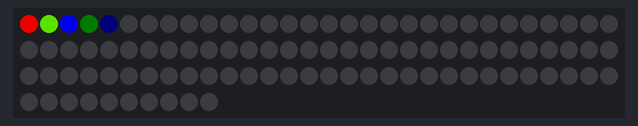
The sketch below on a simulated Arduino Uno, built with avr-gcc and run on an emulated ATmega328P. Shown: 100 RGB LEDs in strip order, left to right, continuing on the next row. Dim RGB values are drawn brighter than linear; random numbers use the default seed unless the sketch sets one.

Above: at 1.89 s.
At 7.13 s:
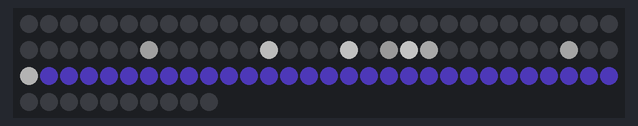
At 14.09 s:
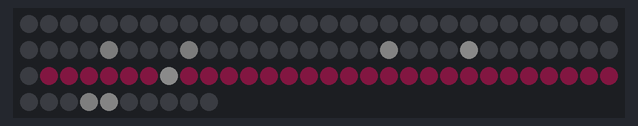
At 20.46 s:
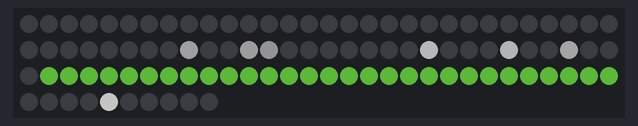
At 33.49 s:
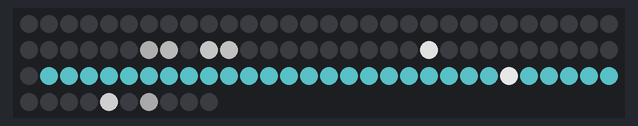
At 39.89 s:
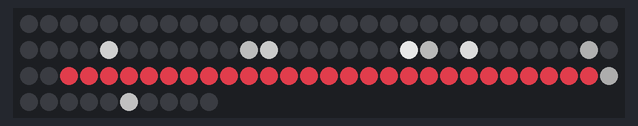

The sketch:

firework.ino
```cpp
#include "FastLED.h"

FASTLED_USING_NAMESPACE


#define DATA_PIN    6
#define LED_TYPE    WS2811
#define COLOR_ORDER RGB
#define NUM_LEDS    100
CRGB leds[NUM_LEDS];

#define BRIGHTNESS          200
#define FRAMES_PER_SECOND  120


void setup() {
  delay(1000); // 3 second delay for recovery

  // tell FastLED about the LED strip configuration
  FastLED.addLeds<LED_TYPE, DATA_PIN, COLOR_ORDER>(leds, NUM_LEDS).setCorrection(TypicalLEDStrip);
  Serial.begin(9600);
  // set master brightness control
  FastLED.setBrightness(BRIGHTNESS);
}


// List of patterns to cycle through.  Each is defined as a separate function below.
typedef void (*SimplePatternList[])();
SimplePatternList gPatterns = { my_pattern };

uint8_t gCurrentPatternNumber = 0; // Index number of which pattern is current
uint8_t gHue = 0; // rotating "base color" used by many of the patterns

void loop()
{
  // Call the current pattern function once, updating the 'leds' array
  gPatterns[gCurrentPatternNumber]();

  // send the 'leds' array out to the actual LED strip
  FastLED.show();
  // insert a delay to keep the framerate modest
  FastLED.delay(1000 / FRAMES_PER_SECOND);

  // do some periodic updates
  EVERY_N_MILLISECONDS( 20 ) {
    gHue++;  // slowly cycle the "base color" through the rainbow
  }
  EVERY_N_SECONDS( 20 ) {
    nextPattern();  // change patterns periodically
  }
}

#define ARRAY_SIZE(A) (sizeof(A) / sizeof((A)[0]))


void nextPattern()
{
  // add one to the current pattern number, and wrap around at the end
  gCurrentPatternNumber = (gCurrentPatternNumber + 1) % ARRAY_SIZE( gPatterns);
}


void my_pattern() {
  //Ignition
  for (int ig=1;ig<15;ig++) {
    fill_gradient(leds, 0, CHSV(0, 255, 255), random(0,5), CHSV(160, 255, 255), FORWARD_HUES);
    FastLED.show() ;
    delay(50);
    fadeToBlackBy( leds, NUM_LEDS, 155);
  }

  //Rocket trail
  int dly=0;
  int val=255;
  int hue=random(255);
  for (int i = 0; i < NUM_LEDS-25; i++) {
    fill_solid(leds + i, 5, CHSV(32, 255, val));
    FastLED.show() ;
    dly+=1;
    val-=2;
    fadeToBlackBy( leds, NUM_LEDS, 155);
    delay(dly);
  }
  int i=NUM_LEDS-25;
  dly=5;
  int sat=255;
  val=255;
  //Rocket explosion
  for (int j=1; j<30;j+=2) {
    fill_solid(leds + i, j, CHSV(hue, sat, val));

    //sparkle
    leds[ random(NUM_LEDS/3,NUM_LEDS) ] += CRGB::White;
    fadeToBlackBy( leds, NUM_LEDS, 25);
    FastLED.show();
    i--;
    hue+=5;
    sat-=10;
    val-=20;
    dly+=15;
    delay(dly);
  }
  //Fade out all
  for (int k=1; k<20; k++) {
    fadeToBlackBy( leds, NUM_LEDS, 50);
    FastLED.show();
    delay(30);
  }
  delay(100);
}
```
